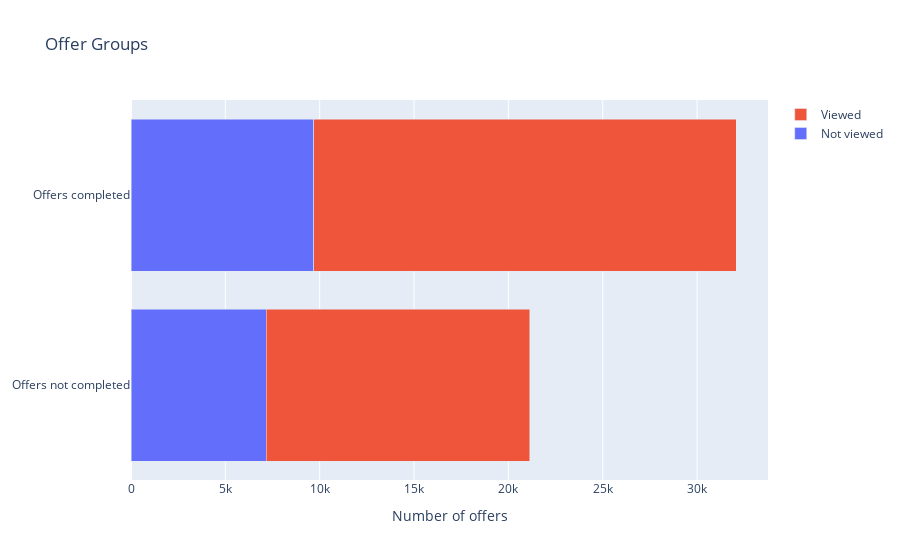

The notebook cell this image was saved under:
### Code cell
def show_group_count(event_df, plot_counts=True):
   
    # Total offers received and completed
    received_offers = event_df.query('event == "offer received"')
    completed_offers = received_offers.query('completed == 1')
    print('Total offers sent out:', received_offers.shape[0])
    print('Offers completed:', completed_offers.shape[0])
    print('Offers not completed:', received_offers.shape[0] - completed_offers.shape[0])

    # Number of offers in each group
    group_count = received_offers.group.value_counts()
    print('\n(Group 1) Offers that were neither viewed or completed:', group_count[1])
    print('(Group 2) Offers that were viewed, but not completed:', group_count[2])
    print('(Group 3) Offers that were completed, but not viewed:', group_count[3])
    print('(Group 4) Offers that were both viewed and completed:', group_count[4])
    
    # Plot group counts
    if plot_counts:
        data = [go.Bar(x=[group_count[1], group_count[3]],
                       y=['Offers not completed', 'Offers completed'],
                       name='Not viewed', orientation='h'),
                go.Bar(x=[group_count[2], group_count[4]],
                       y=['Offers not completed', 'Offers completed'],
                       name='Viewed', orientation='h')]
        go.Figure(data=data, layout=go.Layout(barmode='stack',
                                              title='Offer Groups',
                                              xaxis=dict(title='Number of offers'))).show()
    

# Show number of offers in each group
print('Reward Offers')
print('-------------')
show_group_count(offer_events)

### Figure 1 — Plotly figure (JSON) as saved in the notebook; plotly's stock layout.template omitted (floating-point values rounded to 4 significant figures)
{"data": [{"name": "Not viewed", "orientation": "h", "type": "bar", "x": [7165, 9688], "y": ["Offers not completed", "Offers completed"]}, {"name": "Viewed", "orientation": "h", "type": "bar", "x": [13966, 22382], "y": ["Offers not completed", "Offers completed"]}], "layout": {"barmode": "stack", "title": {"text": "Offer Groups"}, "xaxis": {"title": {"text": "Number of offers"}}}}
